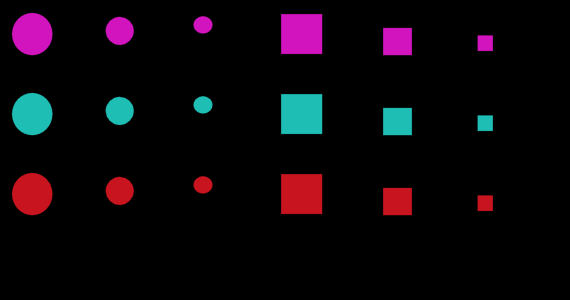
#> input picture Wizja_2/PA_4_ref.png, 570 x 300 px
$ python -i Picture_analyzer_fin.py   (imports and definitions only)
#> lines starting #> are read from the running program, lines starting #| are printed output that depends on the picture; after the words box and inside, x2 and y2 are one past the last pixel; in counts of white or black regions, pixels touching at a corner belong together
#> further down, picture is the input picture: shape (300, 570, 3); mean B, G, R 11.4, 6.6, 12.5
# -*- coding: utf-8 -*-
"""
Created on Tue Mar 22 18:34:50 2022

@author: Michał Odziemkowski i Hubert Parada
"""
import cv2
import numpy as np
import matplotlib.pyplot as plt

#skanowanie filmu w poszukiwaniu obiektów
# [42 lines left out: function detector, not called in this run]
    # cv2.destroyWindow('original')

#badanie wielkosci i kształtu obiektów
def check_area(frame):
    b = cv2.inRange(frame,(0,0,0),(350,55,100))
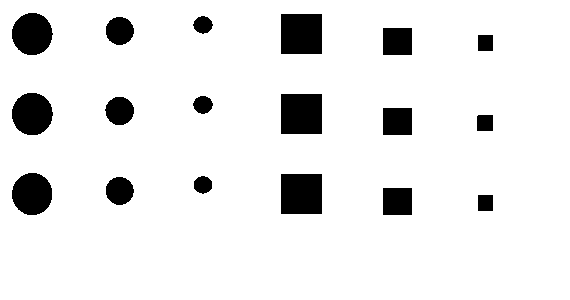
#> b: shape (300, 570); 91.4% white; 18 black regions, largest, box (x1, y1, x2, y2) and area: (281, 14, 322, 54) 1640, (281, 94, 322, 134) 1640, (281, 174, 322, 214) 1640
    edges = cv2.Canny(b, 10, 100) #Znajdywanie narożników obiektóW
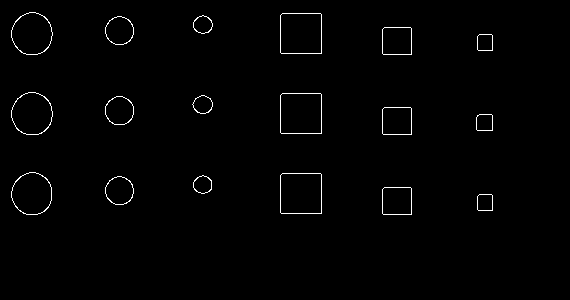
#> edges: shape (300, 570); 1.1% white in thin lines or dots, all inside (x1, y1, x2, y2) = (11, 12, 493, 215)
    contours, hierarchy = cv2.findContours(edges,cv2.RETR_EXTERNAL, cv2.CHAIN_APPROX_NONE)
#> contours = 18 contours; largest, box (x1, y1, x2, y2) and area: (280, 173, 322, 214) 1637, (280, 93, 322, 134) 1637, (280, 13, 322, 54) 1637, (11, 92, 53, 135) 1363, (11, 12, 53, 55) 1347
    cv2.drawContours(frame, contours, 0, (0,230,255), 1)
#> frame: shape (300, 570, 3); 0.03% of pixels changed, all inside (x1, y1, x2, y2) = (477, 194, 493, 211)
    colour = check_colour(frame) #przekazanie koloru

    for cnt in contours:
        area = cv2.contourArea(cnt)

    if area > 550 and area < 730:
        return f"big, {colour} circle"

    if area > 230 and area < 365:
        return f"medium, {colour} circle"

    if area > 125 and area < 230:
        return f"small, {colour} circle"

    if area > 730 and area < 900:
        return f"big, {colour} square"

    if area > 365 and area < 550:
        return f"medium, {colour} square"

    if area > 105 and area < 125:
        return f"small, {colour} square"

#analiza koloru obiektu
def check_colour(saved_frame):
    saved_frame = cv2.GaussianBlur(saved_frame, (3,3), 0)
    saved_frame_rgb = cv2.cvtColor(saved_frame, cv2.COLOR_BGR2RGB)

    # wyznaczanie wektora największego koloru w danej klatce
    colour = np.amax(np.amax(saved_frame_rgb,axis=0), axis=0)
#> colour = [224, 190, 190]

    if colour[2] > 25 and colour[2] < 40:
        return "red"

    if colour[0] > 120 and colour[0] < 170:
        return "blue"

    if colour[2] > 189 and colour[2] < 198:
        return "pink"

#tworzenie i aktualizacja wykrytych obiektóW oraz eksportowanie raportu końcowego w formacie png
# [98 lines left out: functions info_board, show_image, not called in this run]

>>> import cv2
>>> picture = cv2.imread('PA_4_ref.png')
>>> result = check_area(picture)
#> in check_area, `colour = check_colour(frame)`: colour = 'pink'
#> the loop in check_area, `for cnt in contours:` made 18 passes
#> area on passes 1 to 12: 237, 780, 616.5, 255, 1637, 1340, 251, 780, 633, 268, 1637, 1363
